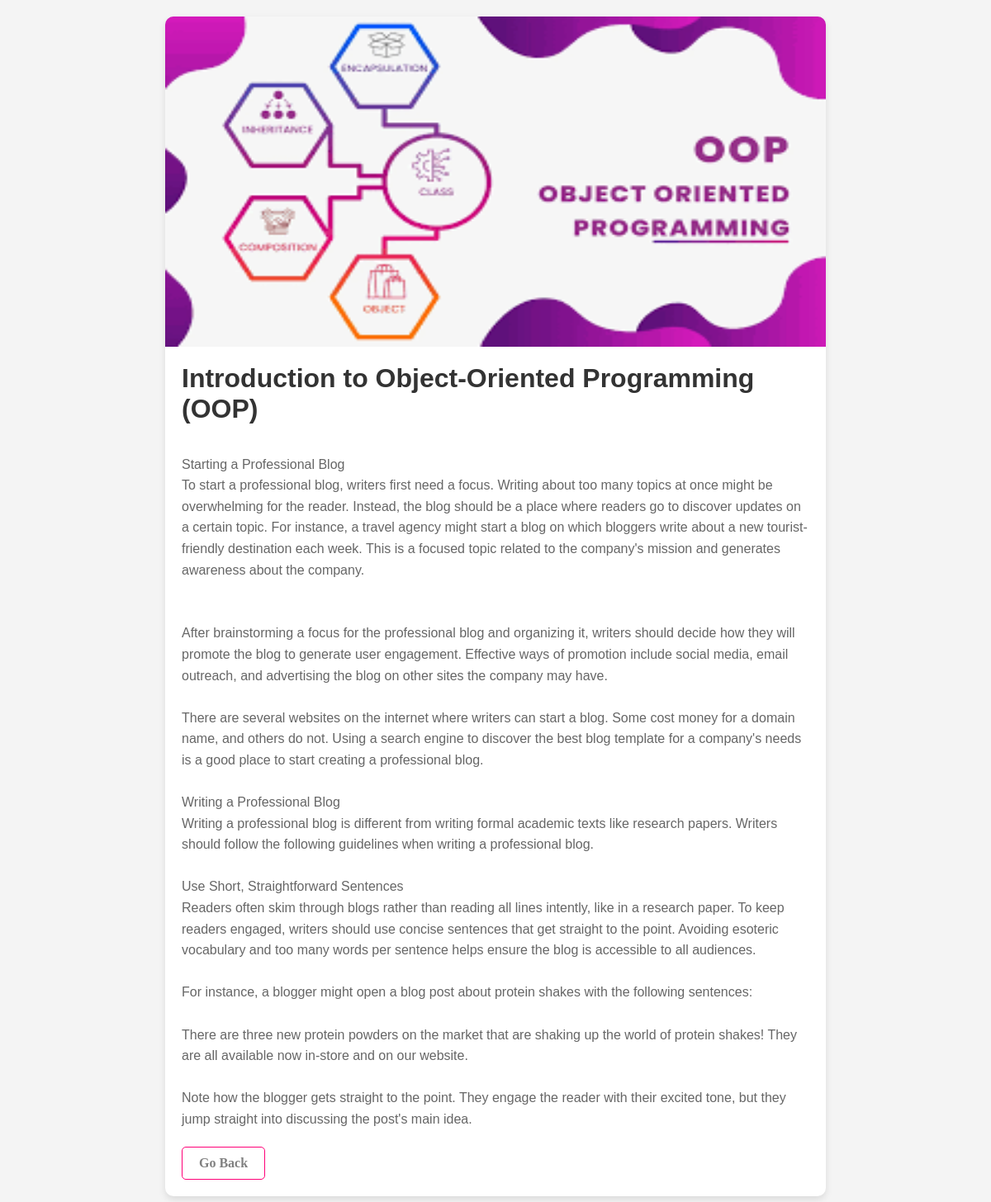
The page /blog/blogDetails/1/ on the database its author committed.
### Blogs/models.py (models this page shows, shortened)
class BlogModel(models.Model):
    title = models.CharField(max_length=300)
    image = models.ImageField(upload_to="blog/photos", null=True, blank=True)
    description = models.TextField(max_length=10000, null=True, blank=True)

### Blogs/views.py (the view)
# urls.py: path("blogDetails/<int:id>/", views.blog, name="blog")
def blog(request, id):
    blog = BlogModel.objects.get(id = id)
    return render(request, "blogDetails.html", {"blog":blog,})

### Blogs/templates/blogDetails.html (shortened to what this page needs)
<!DOCTYPE html>
<html lang="en">
<head>
</head>
<body>
    <div class="blog-container">
        <div class="blog-image">
            <img src="{{blog.image.url}}" alt="">
        </div>
        <div class="blog-content">
            <h1 class="blog-title">{{blog.title}}</h1>
            <p class="blog-description" style="white-space: pre-line; line-height: 1.6; margin-bottom: 10px;">
                {{blog.description}}
            </p>
            <a href="{% url 'home' %}" class="go-back-link">Go Back</a>
        </div>
    </div>
</body>
</html>

### Blogs/templates/blogDetails.html (style rules this page uses)
* { margin: 0; padding: 0; box-sizing: border-box; font-family: Arial, sans-serif; }
body { background-color: #f4f4f4; display: flex; justify-content: center; align-items: center; min-height: 100vh; padding: 20px; }
.blog-container { background: #fff; box-shadow: 0 4px 8px rgba(0, 0, 0, 0.1); border-radius: 10px; max-width: 800px; overflow: hidden; }
.blog-image { width: 100%; height: 400px; background-size: cover; background-position: center; background-image: url('https://via.placeholder.com/800x400'); }
.blog-image img { width: 100%; height: 100%; }
.blog-content { padding: 20px; }
.blog-title { font-size: 2rem; color: #333; margin-bottom: 10px; }
.blog-description { font-size: 1rem; color: #666; line-height: 1.6; }
.go-back-link { display: inline-block; padding: 10px 20px; color: gray; border-radius: 5px; text-decoration: none; font-size: 16px; font-weight: bold; transition: background-color 1s ease;transform 0.2s ease; color 1s ease; margin-top: 10px; font-family: poppins-bold; border:1px solid #ff0077; }

### rows shown on the page
BlogModel: image (picture), title "Introduction to Object-Oriented Programming (OOP)", description "Starting a Professional Blog To start a professional blog, writers first need a focus. Writing about too many topics at once might be overwhelming for the reader. Instead, the blog should be a place where readers go to discover updates on a certain topic. For instance, a travel agency might start a blog on which bloggers write about a new tourist-friendly destination each week. This is a focused topic related to the company's mission and generates awareness about the company. After brainstorming a focus for the professional blog and organizing it, writers should decide how they will promote the blog to generate user engagement. Effective ways of promotion include social media, email…"
